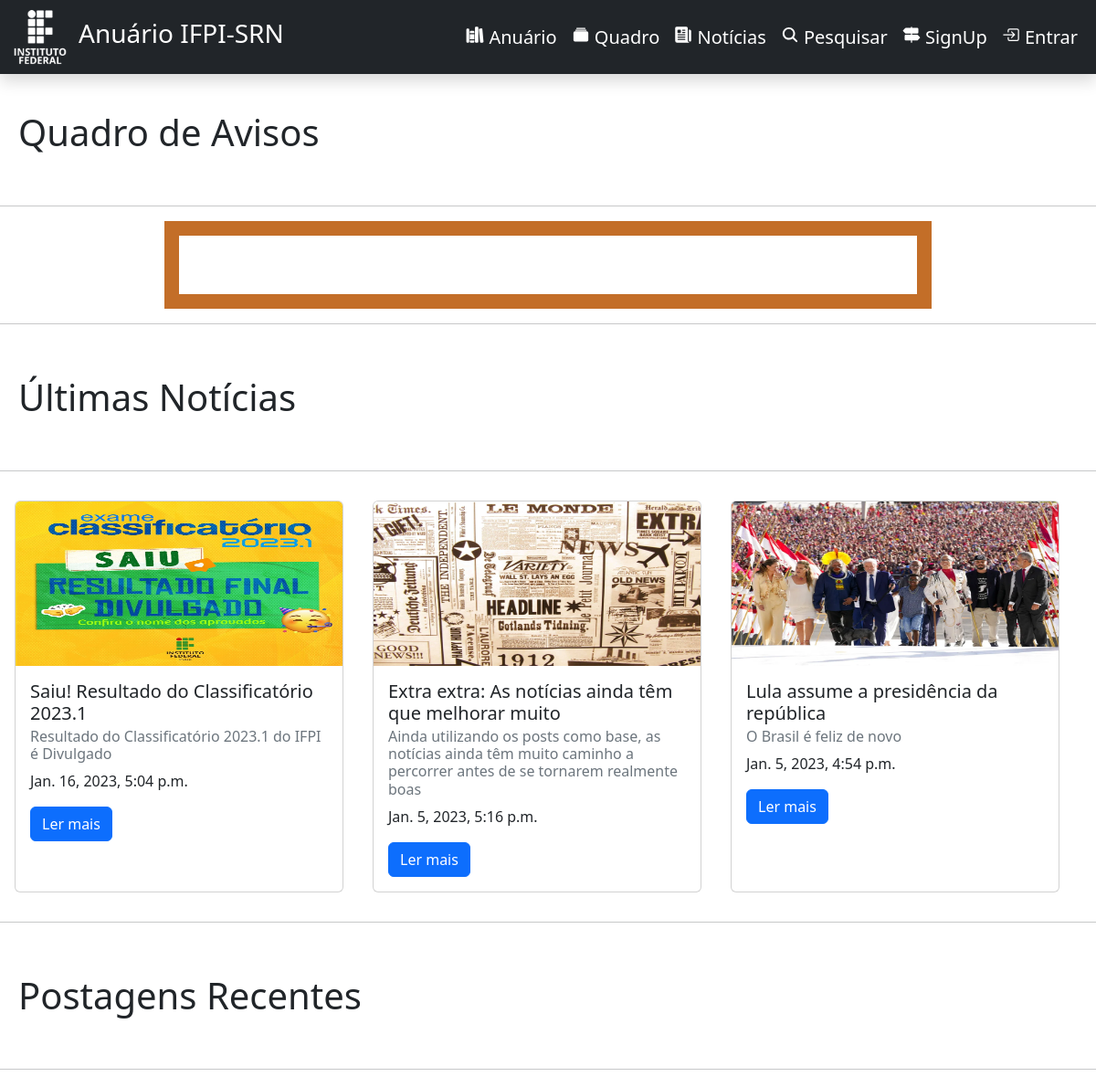
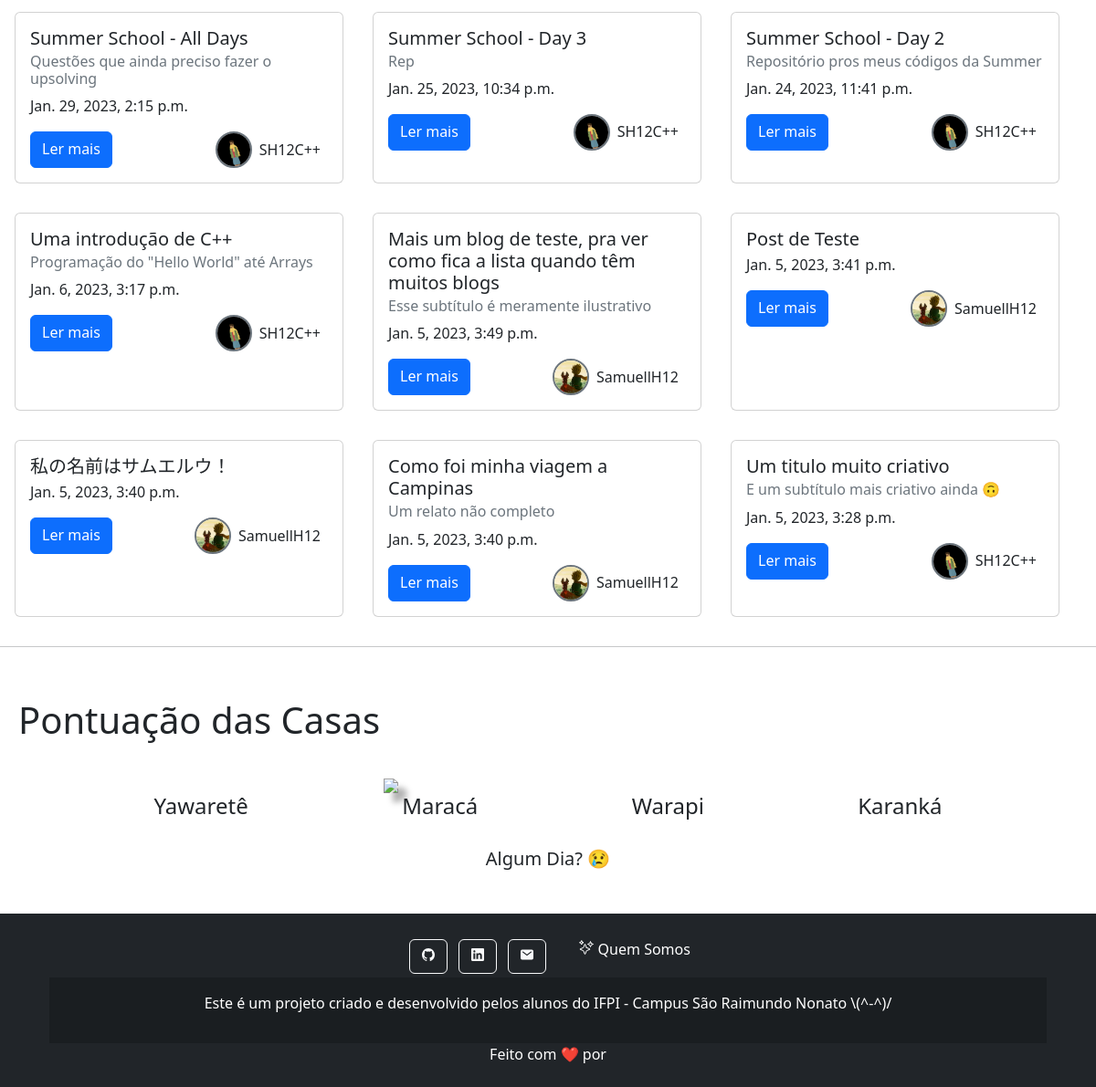
/quadro, run on the app's committed database (2 pictures, top to bottom).
### anuario/models.py (models this page shows, shortened)
class Post(models.Model):
    author = models.ForeignKey(settings.AUTH_USER_MODEL, on_delete=models.CASCADE)
    aluno = models.ForeignKey(Aluno, on_delete=models.SET_DEFAULT, default=1 )
    title = models.CharField(max_length=200)
    subtitle = models.CharField(max_length=400, default=" ")
    text = HTMLField()
    create_date = models.DateTimeField(default=timezone.now)
    publish_date = models.DateTimeField(blank=True, null=True)
    noticia = models.BooleanField(default=False)
    capa = models.ImageField(upload_to='images/posts', default='images/logos/news_default.jpg')

class Aluno(models.Model):
    user = models.OneToOneField(settings.AUTH_USER_MODEL, on_delete=models.CASCADE, related_name='profile')
    foto = models.ImageField(upload_to=path_and_rename, default='images/alunos/perfil/default_profile.png')
    turma = models.ForeignKey(Turma, on_delete=models.RESTRICT)
    bio = models.CharField(max_length=150, blank=True)
    descricao = HTMLField(blank=True)
    validado = models.BooleanField(default=False)
    reporter = models.BooleanField(default=False)

### anuario/views.py (the view)
# urls.py: path('quadro', views.quadro, name='quadro'),
def quadro(request):
  postits = Postit.objects.filter(create_date__gt =  timezone.now().date() - timedelta(days=7)).order_by('folha')
  posts = Post.objects.filter(publish_date__lt = timezone.now()).filter(noticia = False).order_by('-publish_date')
  news = Post.objects.filter( noticia = True ).filter(publish_date__lt = timezone.now()).order_by('-publish_date')
  return render(request, 'quadro.html', {"postits": postits, "posts" : posts, 'news' : news})

### anuario/context_processors.py (called while the page is built)
def getAlunoUser(request):
  if(request.user.is_authenticated):
    aluno = get_object_or_404(Aluno, user=request.user)
    return {'alunoUser':aluno}
  return {'alunoUser':{'pk':0}}

### anuario/templates/quadro.html (shortened to what this page needs)
{% extends 'base.html' %}
{% block content %}
  <h1 class="titulo"> Quadro de Avisos </h1>
  <hr>
  <div class="board" id="quadro">
  </div>
  <hr>
  <h1 class="titulo"> Últimas Notícias </h1>
  <hr>
  <div class="d-flex flex-wrap">
  {% for p in news %}
    <div class="card m-3 crescer " style="width: 30vw;">
      <img src="media/{{p.capa}}" class="card-img-top" style='height: 15vw;'>
      <div class="card-body">
        <h5 class="card-title">{{p.title}} </h5>
        <h6 class="card-subtitle mb-2 text-muted" style=""> {{p.subtitle}} </h6>
        <p class="card-text"> {{p.publish_date}} </p>
        <div class="d-flex justify-content-between" style="">
          <a href="{% url 'news_detail' pk=p.pk %}" class="card-link btn btn-primary ">Ler mais</a>
        </div>
      </div>
    </div>
  {% endfor %}
  </div>
  <hr>
  <h1 class="titulo"> Postagens Recentes </h1>
  <hr>
  <div class="d-flex flex-wrap">
  {% for p in posts %}
    <div class="card m-3 crescer " style="width: 30vw;">
      <div class="card-body">
        <h5 class="card-title">{{p.title}} </h5>
        <h6 class="card-subtitle mb-2 text-muted" style=""> {{p.subtitle}} </h6>
        <p class="card-text"> {{p.publish_date}} </p>
        <div class="d-flex justify-content-between" style="">
          <a href="{% url 'post_detail' pk=p.pk %}" class="card-link btn btn-primary ">Ler mais</a>
          <div class="perfil-icon"> <a href="{% url 'aluno_posts' pk=p.aluno.pk %}" class="linkSemDec perfil-icon">
            <img src="/media/{{p.aluno.foto}}" class="perfil-icon-img border border-2 border-secondary" >
            <h6 style="margin: 0 0.5em;"> {{p.author}} </h6>
          </a> </div>
        </div>
      </div>
    </div>
  {% endfor %}
  </div>
  <hr>
  <h1 class="titulo"> Pontuação das Casas </h1>
  <img src="https://user-images.githubusercontent.com/84053584/161307229-b7a99e29-e98e-4860-9c93-3c947fee8cb5.png" class="brasao crescer" style="width: 30%; margin-left: auto; margin-right: auto; filter: drop-shadow(10px 10px 3px rgb(0 0 0 / 30%));" >
  <div class="d-flex" style="justify-content: space-evenly;">
    <h4> Yawaretê </h4>
    <h4> Maracá </h4>
    <h4> Warapi </h4>
    <h4> Karanká </h4>
  </div>
  <br>
  <h5 class="subtitulo" style="margin-left: auto; margin-right: auto;"> Algum Dia? 😢 </h5>
{% endblock %}

### anuario/static/css/style.css (style rules this page uses)
body { display:flex; flex-direction:column; height:100vh; margin:0; _background-image: url("https://live.staticflickr.com/3652/3578616870_c920f1b221_c.jpg"); _background-size: 100%; _background-position: 20% 40%; _background-attachment: fixed; }
.titulo { margin: 1em 0.5em; }
.subtitulo { margin: 0em 0.5em; }
.linkSemDec { text-decoration: none; color: inherit; }
.crescer { transition: transform .3s; }
.perfil-icon { align-items: center; display: flex; }
.perfil-icon-img { width: 2.5em; height: 2.5em; object-fit: cover; border-radius: 100%; }
.board { width: 70vw; margin: 0 auto 0 auto; background-image: url("https://upload.wikimedia.org/wikipedia/commons/c/c6/Blackboard.png"); background-size: cover; border: 1em solid #c36e28; display: flex; flex-wrap: wrap; justify-content: space-evenly; padding: 2em; }

### data on the page
Post: capa (picture), title "Saiu! Resultado do Classificatório 2023.1", subtitle "Resultado do Classificatório 2023.1 do IFPI é Divulgado", publish_date "Jan. 16, 2023, 5:04 p.m."
Post: capa (placeholder picture), title "Extra extra: As notícias ainda têm que melhorar muito", subtitle "Ainda utilizando os posts como base, as notícias ainda têm muito caminho a percorrer antes de se tornarem realmente boas", publish_date "Jan. 5, 2023, 5:16 p.m."
Post: capa (picture), title "Lula assume a presidência da república", subtitle "O Brasil é feliz de novo", publish_date "Jan. 5, 2023, 4:54 p.m."
Post: title "Summer School - All Days", subtitle "Questões que ainda preciso fazer o upsolving", publish_date "Jan. 29, 2023, 2:15 p.m.", aluno.foto (picture), author "SH12C++"
Post: title "Summer School - Day 3", subtitle "Rep", publish_date "Jan. 25, 2023, 10:34 p.m.", aluno.foto (picture), author "SH12C++"
Post: title "Summer School - Day 2", subtitle "Repositório pros meus códigos da Summer", publish_date "Jan. 24, 2023, 11:41 p.m.", aluno.foto (picture), author "SH12C++"
Post: title "Uma introdução de C++", subtitle "Programação do \"Hello World\" até Arrays", publish_date "Jan. 6, 2023, 3:17 p.m.", aluno.foto (picture), author "SH12C++"
Post: title "Mais um blog de teste, pra ver como fica a lista quando têm muitos blogs", subtitle "Esse subtítulo é meramente ilustrativo", publish_date "Jan. 5, 2023, 3:49 p.m.", aluno.foto (picture), author "SamuellH12"
Post: title "Post de Teste", publish_date "Jan. 5, 2023, 3:41 p.m.", aluno.foto (picture), author "SamuellH12"
Post: title "私の名前はサムエルウ！", publish_date "Jan. 5, 2023, 3:40 p.m.", aluno.foto (picture), author "SamuellH12"
Post: title "Como foi minha viagem a Campinas", subtitle "Um relato não completo", publish_date "Jan. 5, 2023, 3:40 p.m.", aluno.foto (picture), author "SamuellH12"
Post: title "Um titulo muito criativo", subtitle "E um subtítulo mais criativo ainda 🙃", publish_date "Jan. 5, 2023, 3:28 p.m.", aluno.foto (picture), author "SH12C++"
